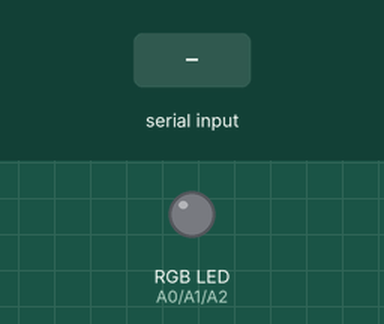
This sketch was run on a simulated Arduino Uno, built with avr-gcc and run on an emulated ATmega328P. On the bench: an RGB LED mixed from three pins (HIGH = lit). Inputs (shaded band) come from the test bench.

Above: at 1.2 s.
1.3 s: byte 82 ('R') received over Serial
At 2.4 s:
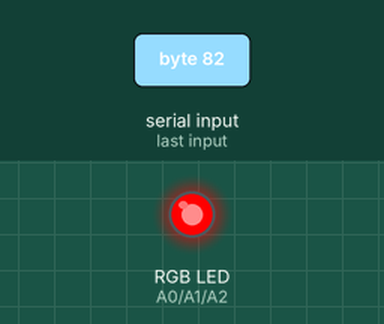
2.8 s: byte 71 ('G') received over Serial
At 3.6 s:
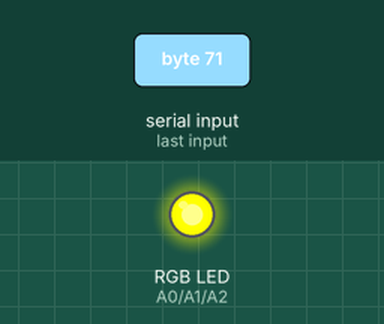
4.3 s: byte 66 ('B') received over Serial
At 4.7 s:
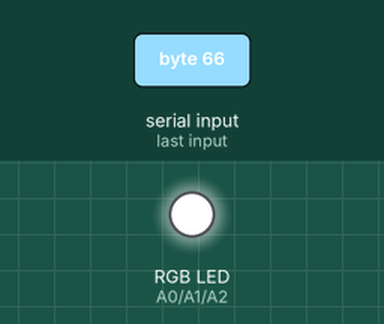
Timing chart, 0 to 7.3 s (numbered marks = the images above; inputs shaded):
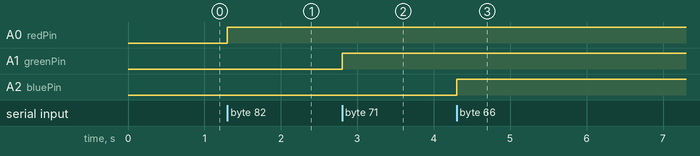

Measured:
- after the input at 1.3 s, A0 (redPin): LOW → HIGH at once
- after the input at 2.8 s, A1 (greenPin): LOW → HIGH at once
- after the input at 4.3 s, A2 (bluePin): LOW → HIGH at once

The sketch:

oF_rgbLED.ino
```cpp
int redPin = A0;
int greenPin = A1;
int bluePin = A2;

int colorR = 0;
int colorG = 0;
int colorB = 0;
void setup() {
  // put your setup code here, to run once:
  Serial.begin(9600);
  pinMode(redPin, OUTPUT);
  pinMode(greenPin, OUTPUT);
  pinMode(bluePin, OUTPUT);
}
void loop() {
  if (Serial.available()) {
      unsigned char command = Serial.read();
      unsigned char value = Serial.read();
      if ('R' == command) {
        colorR = value;
      }else if ('G' == command) {
        colorG = value;
      }else if ('B' == command) {
        colorB = value;
      }else {}
  }

  analogWrite(redPin, colorR);
  analogWrite(greenPin, colorG);
  analogWrite(bluePin, colorB);
}
```
